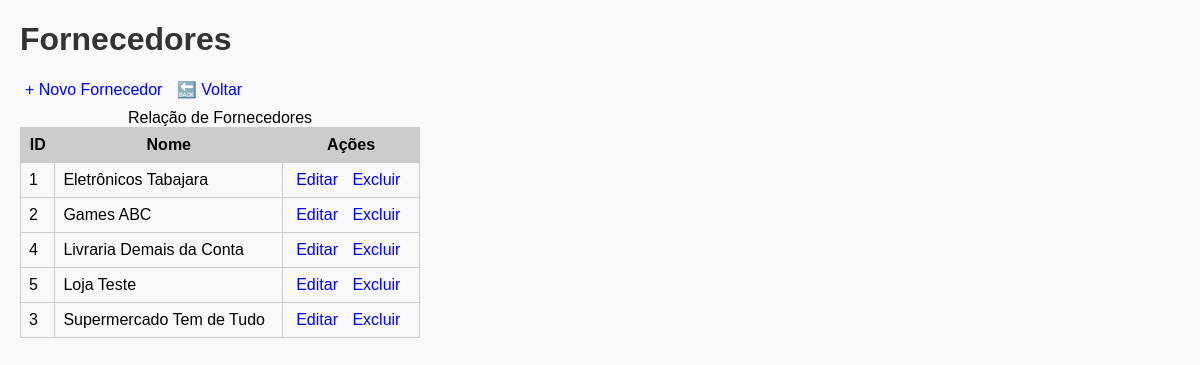
/fornecedores/listar.php, run on an earlier commit of the app's database.
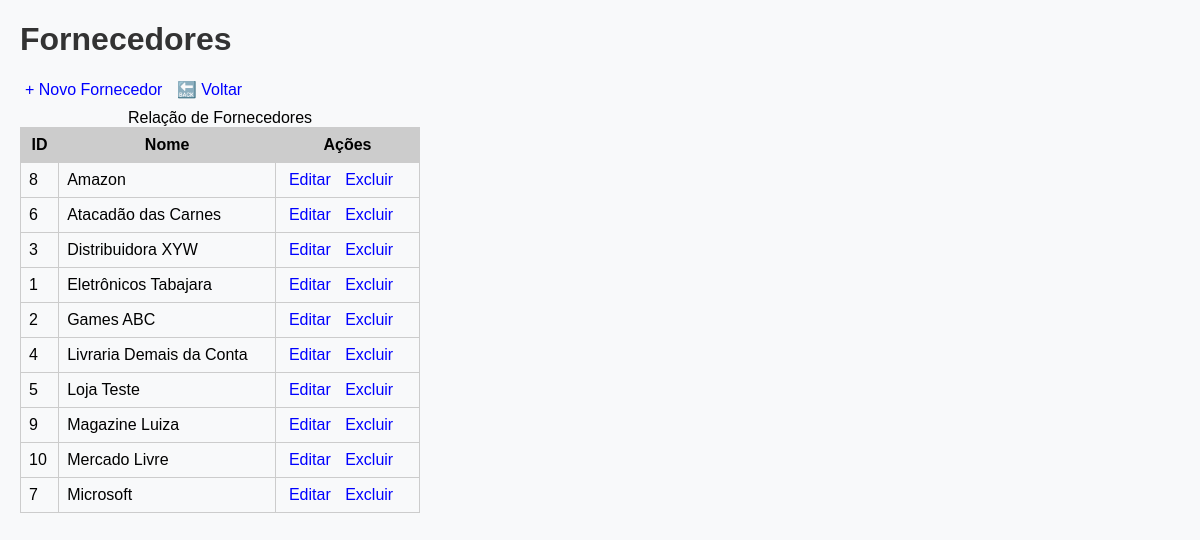
And on a later commit of the database.
### tables this page shows
CREATE TABLE `fornecedores` (
  `id` int(11) NOT NULL,
  `nome` varchar(100) NOT NULL
);

### fornecedores/listar.php (the view, shortened to what this page needs)
<?php
    require_once "../src/fornecedor_crud.php";
    $fornecedores = buscarFornecedores($conexao);
?>
<!DOCTYPE html>
<html lang="pt-br">
<head>
    <link rel="stylesheet" href="../css/estilos.css">
</head>
<body>
    <h1>Fornecedores</h1>
    <a href="../fornecedores/inserir.php">+ Novo Fornecedor</a>
    <a href="../index.php">🔙 Voltar</a>
     <table>
        <caption>Relação de Fornecedores</caption>
        <tr>
            <th>ID</th>
            <th>Nome</th>
            <th>Ações</th>
        </tr>
         <?php
            foreach($fornecedores as $fornecedor){?>
                <tr>
                    <td><?=$fornecedor['id']?></td>
                    <td><?=$fornecedor["nome"]?></td>
                    <td>
                        <a href="../fornecedores/editar.php?id=<?=$fornecedor['id']?>">Editar</a>
                        <a class="excluir" href="../fornecedores/excluir.php?id=<?=$fornecedor['id']?>">Excluir</a>
                    </td>
                </tr>
            <?php } ?>
     </table>
</body>
</html>

What changed in the data, as far as the page shows it:
added fornecedores: id "8", nome "Amazon"
added fornecedores: id "6", nome "Atacadão das Carnes"
changed fornecedores id 3: nome "Supermercado Tem de Tudo" → "Distribuidora XYW"; moves up the list
added fornecedores: id "9", nome "Magazine Luiza"
added fornecedores: id "10", nome "Mercado Livre"
added fornecedores: id "7", nome "Microsoft"
